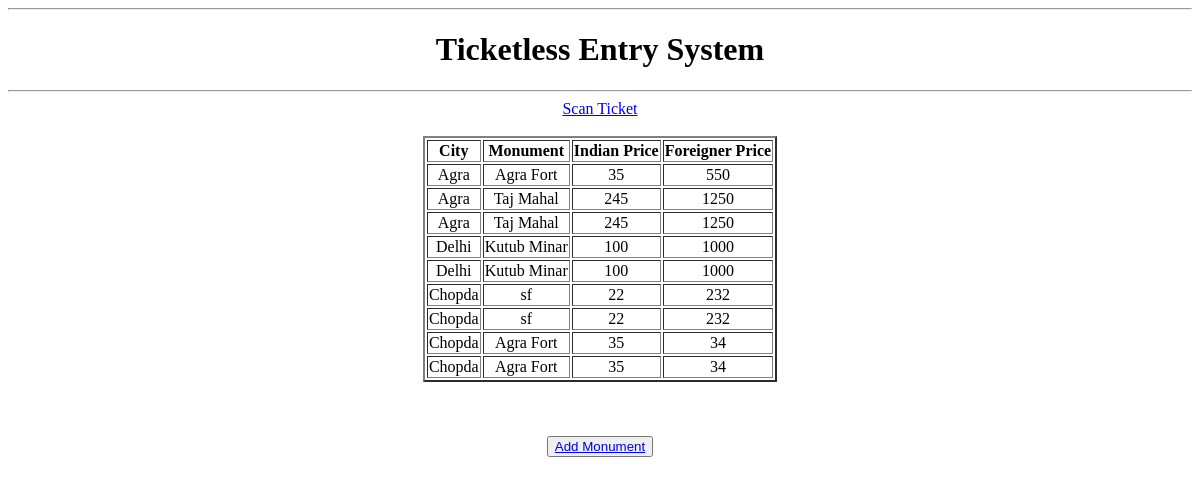
Page /viewMonuments on the earlier database version.
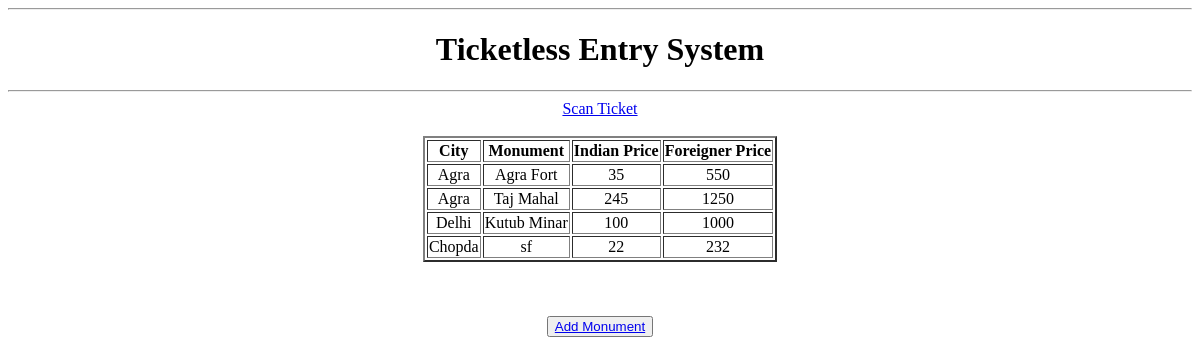
Same page on the later database version.
### project/models.py (models this page shows)
class Monuments(models.Model):
    id = models.IntegerField(auto_created=True, unique=True, primary_key=True)
    city = models.CharField(max_length=122)
    monument = models.CharField(max_length=122)
    indPrice = models.CharField(max_length=10)
    foreignPrice = models.CharField(max_length=10)

### project/views.py (the view)
# urls.py: path("viewMonuments", views.viewMonuments, name="viewMonuments"),
def viewMonuments(request):
    monumentsData = Monuments.objects.all()
    data = {
        'monumentsData' :monumentsData
    }
    return render(request, 'viewMonuments.html', data)

### templates/viewMonuments.html (shortened to what this page needs)
<!DOCTYPE html>
<html lang="en">
    <head>
    </head>
    <body align="center">
        <hr>
        <h1 align="center">Ticketless Entry System</h1>
        <hr>
        <a href="/verify">Scan Ticket</a>
        <br><br>
        <table border="2px" align="center">
            <tr>
                <th>City</th>
                <th>Monument</th>
                <th>Indian Price</th>
                <th>Foreigner Price</th>
            </tr>
            {% for monuments in monumentsData %}
            <tr>
                <td>{{monuments.city}}</td>
                <td>{{monuments.monument}}</td>
                <td>{{monuments.indPrice}}</td>
                <td>{{monuments.foreignPrice}}</td>
            </tr>
            {% endfor %}
        </table>
        <br><br><br>
        <button><a href="addMonuments">Add Monument</a></button>
    <body>
</html>

Differences in the rows shown:
removed Monuments: city "Agra", monument "Taj Mahal", indPrice "245", foreignPrice "1250"
removed Monuments: city "Delhi", monument "Kutub Minar", indPrice "100", foreignPrice "1000"
removed Monuments: city "Chopda", monument "sf", indPrice "22", foreignPrice "232"
removed Monuments: city "Chopda", monument "Agra Fort", indPrice "35", foreignPrice "34"
removed Monuments: city "Chopda", monument "Agra Fort", indPrice "35", foreignPrice "34"
